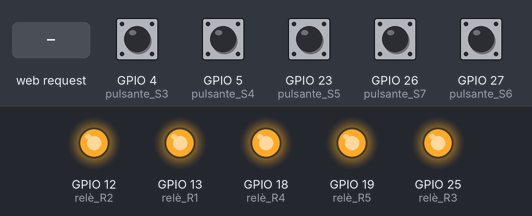
Simulated run of this sketch. Board: ESP32. Parts: output pins drawn as LEDs (lit = HIGH). Inputs (shaded band) come from the test bench; at power-on: GPIO 4 (pulsante_S3), GPIO 5 (pulsante_S4), GPIO 23 (pulsante_S5), GPIO 26 (pulsante_S7), GPIO 27 (pulsante_S6) LOW. WiFi joins after 1.5 s; servers stay silent unless stated; what the sketch prints to the serial monitor is not drawn.

Above: at 2.7 s.
2.8 s: HTTP request GET /Relay01/on received
At 3.1 s:
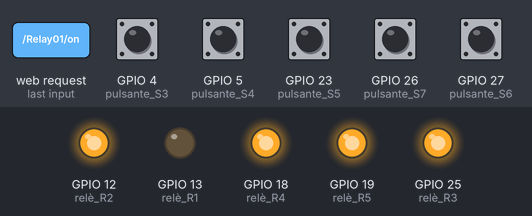
4.3 s: GPIO 5 (pulsante_S4) pulled HIGH for 0.15 s
At 5.3 s:
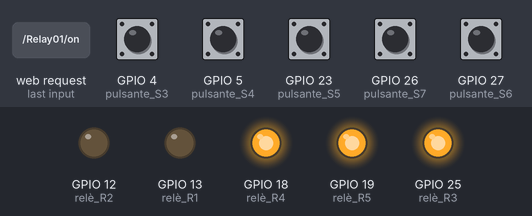
5.9 s: HTTP request GET /Relay01/off received
At 6.7 s:
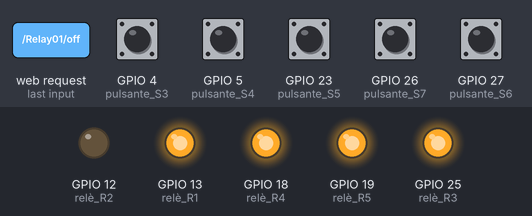
7.4 s: GPIO 23 (pulsante_S5) pulled HIGH for 0.15 s
At 7.7 s:
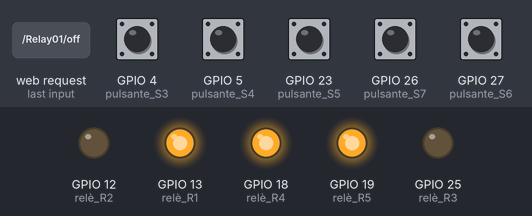
9.0 s: GPIO 4 (pulsante_S3) pulled HIGH for 0.15 s
At 10.1 s:
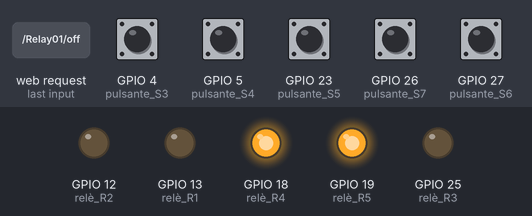
10.6 s: GPIO 26 (pulsante_S7) pulled HIGH for 0.15 s
At 11.2 s:
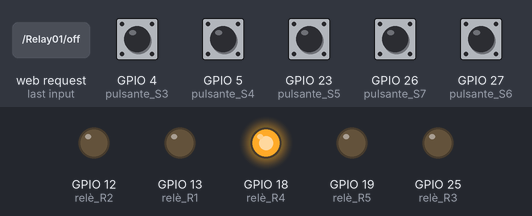
Timing chart, 0 to 13.2 s (numbered marks = the images above; inputs shaded):
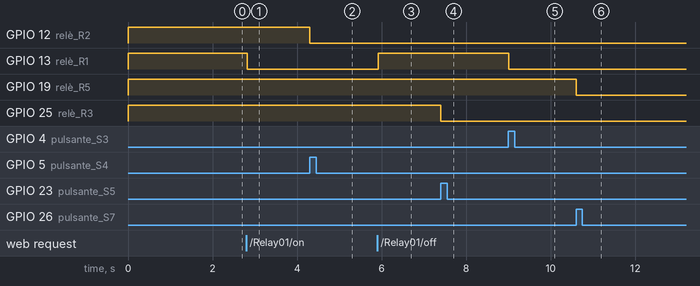

The sketch:

esp32-multisocket.ino
```cpp
#include <WiFi.h>
#include <ESPmDNS.h>

const char* ssid = "nome-rete";
const char* password = "password-rete";

IPAddress local_IP(192, 168, 1, 153);
IPAddress gateway(192, 168, 1, 1);
IPAddress subnet(255, 255, 255, 0);

WiFiServer server(80);

unsigned long currentTime = millis();
unsigned long previousTime = 0;
const long timeoutTime = 2000;

String header;
String stato1 = "off";
String stato2 = "off";
String stato3 = "off";
String stato4 = "off";
String stato5 = "off";

void setup() {
  pinMode(12, OUTPUT);          // relè R2
  pinMode(13, OUTPUT);          // relè R1
  pinMode(18, OUTPUT);          // relè R4
  pinMode(19, OUTPUT);          // relè R5
  pinMode(25, OUTPUT);          // relè R3
  pinMode(4, INPUT);            // pulsante S3
  pinMode(5, INPUT);            // pulsante S4
  pinMode(23, INPUT);           // pulsante S5
  pinMode(27, INPUT);           // pulsante S6
  pinMode(26, INPUT);           // pulsante S7

  digitalWrite(12, HIGH);
  digitalWrite(13, HIGH);
  digitalWrite(18, HIGH);
  digitalWrite(19, HIGH);
  digitalWrite(25, HIGH);

  Serial.begin(9600);

  if (!WiFi.config(local_IP, gateway, subnet)) {
  Serial.println("Impossibile assegnare IP Statico");
  }

  WiFi.begin(ssid, password);
  Serial.print("Connessione");
  while( WiFi.status() != WL_CONNECTED ){
      delay(500);
      Serial.print(".");
  }

  Serial.println("Connessione WiFi avvenuta!");
  Serial.print("Indirizzo IP: ");
  Serial.println(WiFi.localIP() );

  if (MDNS.begin("multisocket")) {
    Serial.println("http://multisocket.local/");
  }

  server.begin();

}

void loop() {
  while (digitalRead(4)==HIGH){
    digitalWrite(13, !digitalRead(13));
    delay (500);
  }

    while (digitalRead(5)==HIGH){
    digitalWrite(12, !digitalRead(12));
    delay (500);
  }

    while (digitalRead(23)==HIGH){
    digitalWrite(25, !digitalRead(25));
    delay (500);
  }

    while (digitalRead(27)==HIGH){
    digitalWrite(18, !digitalRead(18));
    delay (500);
  }

    while (digitalRead(26)==HIGH){
    digitalWrite(19, !digitalRead(19));
    delay (500);
  }

  // Verifica che sia connesso un client
  WiFiClient client = server.available();
 if (client) {                             // Se un Client si connette...
   currentTime = millis();
   previousTime = currentTime;
    Serial.println("Nuovo Client");          // stampa un messaggio su seriale
    String currentLine = "";                // realizza una stringa per conservare i dati in arrivo dal client
    while (client.connected() && currentTime - previousTime <= timeoutTime) {  // mentre il client rimane connesso...
      currentTime = millis();
      if (client.available()) {             // se ci sono dati dal client li legge,
        char c = client.read();
        Serial.write(c);                    // li stampa su monitor seriale
        header += c;
        if (c == '\n') {
          if (currentLine.length() == 0) {    // Se la linea corrente è vuota, si attende la risposta
            client.println("HTTP/1.1 200 OK");
            client.println("Content-type:text/html");
            client.println("Connection: close");
            client.println();

            // Cambia lo stato da on a off dei PIN
            if (header.indexOf("GET /Relay01/on") >= 0) {
              Serial.println("Attiva relè 1");
              stato1 = "on";
              digitalWrite(13, LOW);
            }
            else if (header.indexOf("GET /Relay01/off") >= 0) {
              Serial.println("Spegni relè 1");
              stato1 = "off";
              digitalWrite(13, HIGH);
            }
            else if (header.indexOf("GET /Relay02/on") >= 0) {
              Serial.println("Attiva relè 2");
              stato2 = "on";
              digitalWrite(12, LOW);
            }
            else if (header.indexOf("GET /Relay02/off") >= 0) {
              Serial.println("Spegni relè 2");
              stato2 = "off";
              digitalWrite(12, HIGH);
            }
            else if (header.indexOf("GET /Relay03/on") >= 0) {
              Serial.println("Attiva relè 3");
              stato3 = "on";
              digitalWrite(25, LOW);
            }
            else if (header.indexOf("GET /Relay03/off") >= 0) {
              Serial.println("Spegni relè 3 ");
              stato3 = "off";
              digitalWrite(25, HIGH);
            }
            else if (header.indexOf("GET /Relay04/on") >= 0) {
              Serial.println("Attiva relè 4");
              stato4 = "on";
              digitalWrite(18, LOW);
            }
            else if (header.indexOf("GET /Relay04/off") >= 0) {
              Serial.println("Spegni relè 4 ");
              stato4 = "off";
              digitalWrite(18, HIGH);
            }
            else if (header.indexOf("GET /Relay05/on") >= 0) {
              Serial.println("Attiva relè 5");
              stato5 = "on";
              digitalWrite(19, LOW);
            }
            else if (header.indexOf("GET /Relay05/off") >= 0) {
              Serial.println("Spegni relè 5 ");
              stato5 = "off";
              digitalWrite(19, HIGH);
            }

            // Mostra all'indirizzo creato i bottoni personalizzati
            client.println("<!DOCTYPE html><html>");
            client.println("<head><meta name=\"viewport\" content=\"width=device-width, initial-scale=1\">");
            client.println("<link rel=\"icon\" href=\"data:,\">");
            client.println("<style>html { font-family: Helvetica; display: inline-block; margin: 0px auto; text-align: center;}");
            client.println(".button { background-color: #4CAF50; border: groove; color: white; padding: 16px 40px;");
            client.println("text-decoration: none; font-size: 30px; margin: 2px; cursor: pointer;}");
            client.println(".button2 {background-color: #F14E4E;}</style></head>");
            //Mostra titolo
            client.println("<body style='background-color:darkslategray'><h1><font color='white'>Multipresa WiFi</font></h1>");

            client.println("<p><font color='white'>Rele' 01</font></p>");
            if (stato1=="off") {
              client.println("<p><a href=\"/Relay01/on\"><button class=\"button\">ON</button></a></p>");
            } else {
              client.println("<p><a href=\"/Relay01/off\"><button class=\"button button2\">OFF</button></a></p>");
            }

            client.println("<p><font color='white'>Rele' 02</font></p>");
            if (stato2=="off") {
              client.println("<p><a href=\"/Relay02/on\"><button class=\"button\">ON</button></a></p>");
            } else {
              client.println("<p><a href=\"/Relay02/off\"><button class=\"button button2\">OFF</button></a></p>");
            }

            client.println("<p><font color='white'>Rele' 03</font></p>");
            if (stato3=="off") {
              client.println("<p><a href=\"/Relay03/on\"><button class=\"button\">ON</button></a></p>");
            } else {
              client.println("<p><a href=\"/Relay03/off\"><button class=\"button button2\">OFF</button></a></p>");
            }

            client.println("<p><font color='white'>Rele' 04</font></p>");
            if (stato4=="off") {
              client.println("<p><a href=\"/Relay04/on\"><button class=\"button\">ON</button></a></p>");
            } else {
              client.println("<p><a href=\"/Relay04/off\"><button class=\"button button2\">OFF</button></a></p>");
            }

            client.println("<p><font color='white'>Rele' 05</font></p>");
            if (stato5=="off") {
              client.println("<p><a href=\"/Relay05/on\"><button class=\"button\">ON</button></a></p>");
            } else {
              client.println("<p><a href=\"/Relay05/off\"><button class=\"button button2\">OFF</button></a></p>");
            }
            client.println("</body></html>");

            client.println();

            // Interrompiamo a questo punto il ciclo while
            break;
          } else { // se non c'è altro, ripuliamo la stringa
            currentLine = "";
          }
        } else if (c != '\r') {
          currentLine += c;
        }
      }
    }

    header = "";

    client.stop();
    Serial.println("Client disconnesso.");
    Serial.println("");
 }
}
```

Measured:
- after the input at 2.8 s, GPIO 13 (relè_R1): HIGH → LOW at once
- after the input at 4.3 s, GPIO 12 (relè_R2): HIGH → LOW at once
- after the input at 5.9 s, GPIO 13 (relè_R1): LOW → HIGH at once
- after the input at 7.4 s, GPIO 25 (relè_R3): HIGH → LOW at once
- after the input at 9.0 s, GPIO 13 (relè_R1): HIGH → LOW at once
- after the input at 10.6 s, GPIO 19 (relè_R5): HIGH → LOW at once
